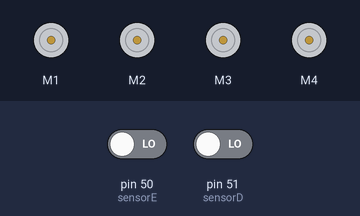
Recording of a sketch running on a simulated Arduino Mega 2560, built with avr-gcc and run on an emulated ATmega2560. Shown: 4 × DC motor (green arrow = forward, orange = backward, longer = faster). Inputs (shaded band) come from the test bench; at power-on: pin 50 (sensorE) LOW, pin 51 (sensorD) LOW.

Above: at 1.2 s.
1.3 s: pin 50 (sensorE) driven HIGH
At 1.7 s:
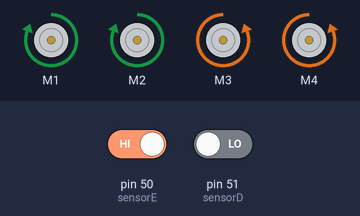
2.8 s: pin 51 (sensorD) driven HIGH
At 4.0 s:
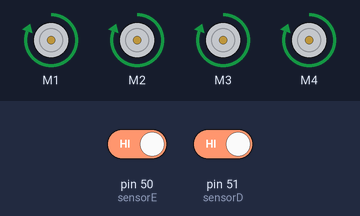
4.3 s: pin 50 (sensorE) driven LOW
At 5.2 s:
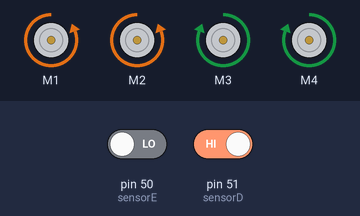
5.8 s: pin 51 (sensorD) driven LOW
At 6.3 s:
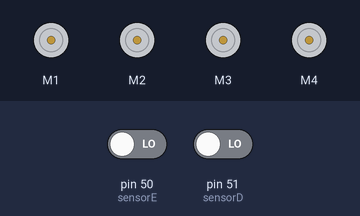
Timing chart, 0 to 8.3 s (numbered marks = the images above; inputs shaded):
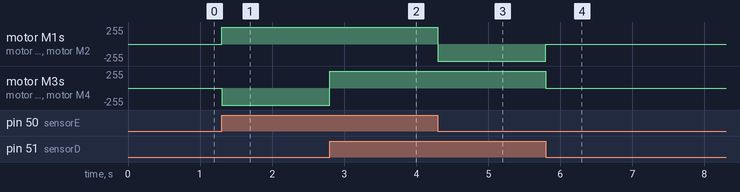

The sketch:

Seguidor_De_Linha_4WD.ino
```cpp
//Inclusão da biblioteca que controla os motores
#include <AFMotor.h>

//Definição dos pinos que vão controlar os motores
AF_DCMotor motorDT(1);
AF_DCMotor motorDF(2);
AF_DCMotor motorEF(3);
AF_DCMotor motorET(4);

//Variável que controla a velocidade dos motores, pode variar de 0 a 255
int speed = 255;


//Definição dos pinos em que vão estar os senosres
int sensorE = 50;
int sensorD = 51;

void setup() {
  Serial.begin(9600);

  motorDT.setSpeed(speed);
  motorDF.setSpeed(speed);
  motorEF.setSpeed(speed);
  motorET.setSpeed(speed);

  motorDT.run(RELEASE);
  motorDF.run(RELEASE);
  motorEF.run(RELEASE);
  motorET.run(RELEASE);

  pinMode(sensorE, INPUT);
  pinMode(sensorD, INPUT);
}

void loop() {
  if (digitalRead(sensorE) == 1 && digitalRead(sensorD) == 1) {
    forward();
    /*
    Se nenhum dos sensores identificar nada, o carrinho vai pra frente
    */
  } else if (digitalRead(sensorE) == 0 && digitalRead(sensorD) == 1) {
    right();
    /*
    Se o sensor da esquerda identificar algo, e o sensor da direita não
    identificar nada, o carrinho vira pra direita
    */
  } else if (digitalRead(sensorE) == 1 && digitalRead(sensorD) == 0) {
    left();
    /*
    Se o sensor da direita identificar algo, e o sensor da esquerda não
    identificar nada, o carrinho vira pra esquerda
    */
  } else if (digitalRead(sensorE) == 0 && digitalRead(sensorD) == 0) {
    stop();
    /*
    Se ambos os sensores identificarem algo, o carrinho para
    */
  }
}
/*
Métodos utilizados para funcionamento do carrinho

Em ordem-->
Frente;
Trás;
Esquerda;
Direita;
Parar;
*/
void forward() {
  motorDT.run(FORWARD);
  motorDF.run(FORWARD);
  motorEF.run(FORWARD);
  motorET.run(FORWARD);
}
void backward() {
  motorDT.run(BACKWARD);
  motorDF.run(BACKWARD);
  motorEF.run(BACKWARD);
  motorET.run(BACKWARD);
}
void right() {
  motorEF.run(FORWARD);
  motorDF.run(BACKWARD);
  motorDT.run(BACKWARD);
  motorET.run(FORWARD);
}
void left() {
  motorEF.run(BACKWARD);
  motorDF.run(FORWARD);
  motorDT.run(FORWARD);
  motorET.run(BACKWARD);
}
void stop() {
  motorDT.run(RELEASE);
  motorDF.run(RELEASE);
  motorEF.run(RELEASE);
  motorET.run(RELEASE);
}
```

Measured:
- after the input at 1.3 s, motor M1, motor M2: stopped → forward 255/255 at once; motor M3, motor M4: stopped → backward 255/255 at once
- after the input at 2.8 s, motor M3, motor M4: backward 255/255 → forward 255/255 at once
- after the input at 4.3 s, motor M1, motor M2: forward 255/255 → backward 255/255 at once
- after the input at 5.8 s, motor M1, motor M2: backward 255/255 → stopped at once; motor M3, motor M4: forward 255/255 → stopped at once
